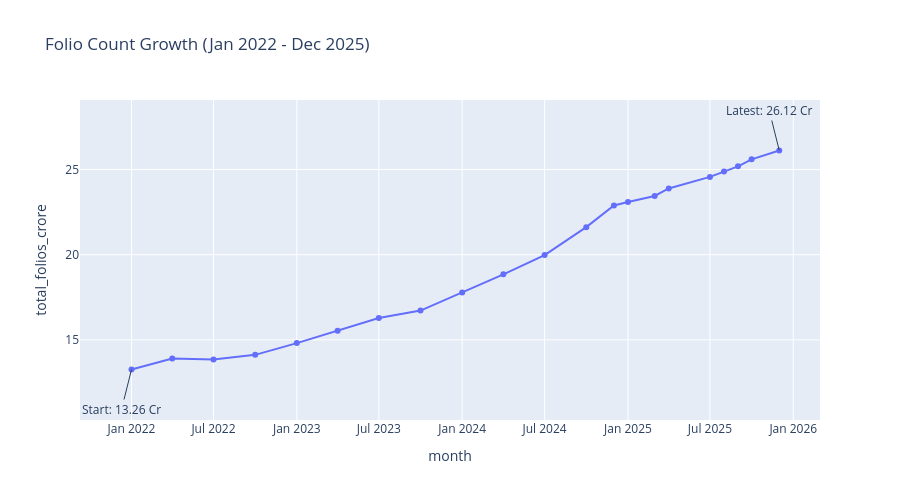

The code cell stored with this chart in its notebook:
### Markdown cell above
## Chart7 - Folio count growth

### Code cell
folio = pd.read_csv(RAW / "06_industry_folio_count.csv")
folio["month"] = pd.to_datetime(folio["month"])
fig = px.line(folio, x="month", y="total_folios_crore",
              title="Folio Count Growth (Jan 2022 - Dec 2025)", markers=True)
start, end = folio.iloc[0], folio.iloc[-1]
fig.add_annotation(x=str(start["month"].date()), y=start["total_folios_crore"],
                   text=f"Start: {start['total_folios_crore']:.2f} Cr", showarrow=True, ay=40)
fig.add_annotation(x=str(end["month"].date()), y=end["total_folios_crore"],
                   text=f"Latest: {end['total_folios_crore']:.2f} Cr", showarrow=True, ay=-40)
fig.update_layout(height=500)
fig.write_image("../reports/charts/07_folio_growth.png")
fig.show()

### Figure 1 — Plotly figure (JSON) as saved in the notebook; plotly's stock layout.template omitted (floating-point values rounded to 4 significant figures)
{"data": [{"hovertemplate": "month=%{x}<br>total_folios_crore=%{y}<extra></extra>", "legendgroup": "", "line": {"color": "#636efa", "dash": "solid"}, "marker": {"symbol": "circle"}, "mode": "lines+markers", "name": "", "orientation": "v", "showlegend": false, "type": "scatter", "x": ["2022-01-01T00:00:00", "2022-04-01T00:00:00", "2022-07-01T00:00:00", "2022-10-01T00:00:00", "2023-01-01T00:00:00", "2023-04-01T00:00:00", "2023-07-01T00:00:00", "2023-10-01T00:00:00", "2024-01-01T00:00:00", "2024-04-01T00:00:00", "2024-07-01T00:00:00", "2024-10-01T00:00:00", "2024-12-01T00:00:00", "2025-01-01T00:00:00", "2025-03-01T00:00:00", "2025-04-01T00:00:00", "2025-07-01T00:00:00", "2025-08-01T00:00:00", "2025-09-01T00:00:00", "2025-10-01T00:00:00", "2025-12-01T00:00:00"], "xaxis": "x", "y": [13.26, 13.91, 13.85, 14.12, 14.81, 15.54, 16.28, 16.72, 17.78, 18.85, 19.98, 21.62, 22.89, 23.1, 23.45, 23.89, 24.57, 24.89, 25.19, 25.6, 26.12], "yaxis": "y"}], "layout": {"annotations": [{"ay": 40, "showarrow": true, "text": "Start: 13.26 Cr", "x": "2022-01-01", "y": 13.26}, {"ay": -40, "showarrow": true, "text": "Latest: 26.12 Cr", "x": "2025-12-01", "y": 26.12}], "height": 500, "legend": {"tracegroupgap": 0}, "title": {"text": "Folio Count Growth (Jan 2022 - Dec 2025)"}, "xaxis": {"anchor": "y", "domain": [0, 1], "title": {"text": "month"}}, "yaxis": {"anchor": "x", "domain": [0, 1], "title": {"text": "total_folios_crore"}}}}
